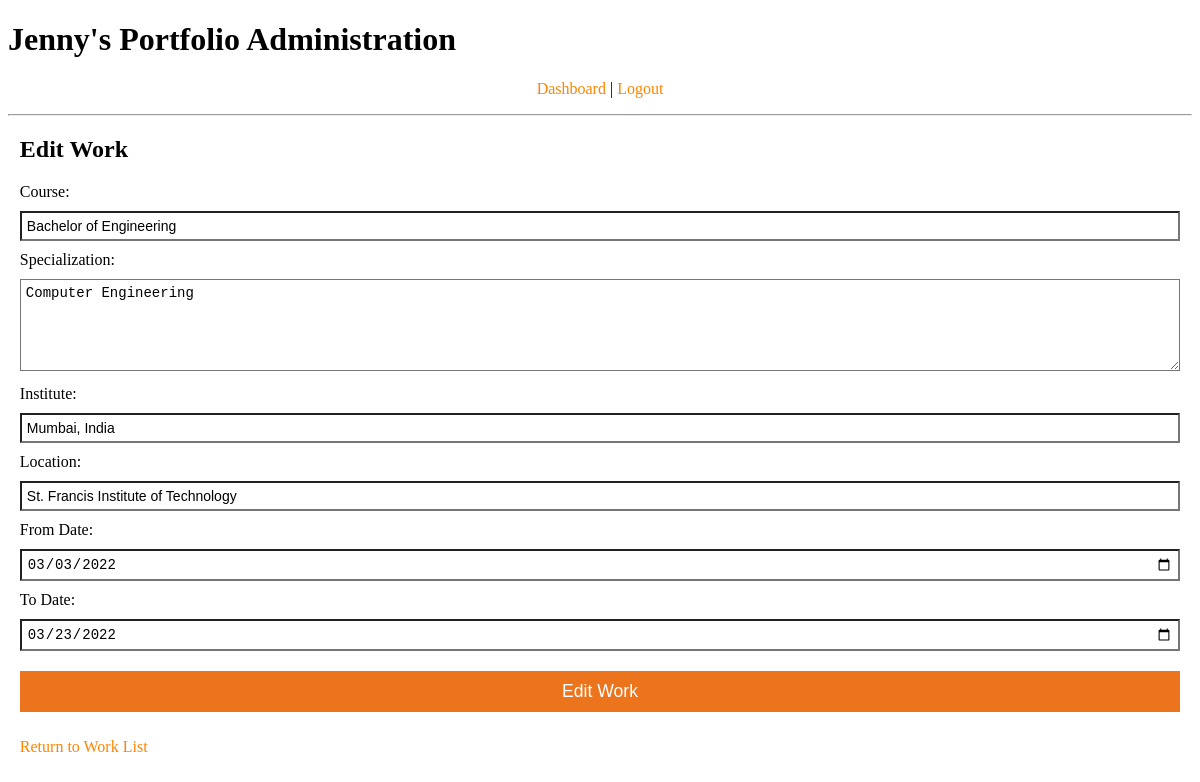
The page /admin/education_edit.php?id=1 (signed in) on the database its author committed.
### tables this page shows
CREATE TABLE `education` (
  `id` int(100) NOT NULL,
  `course` varchar(200) NOT NULL,
  `specialization` varchar(200) NOT NULL,
  `fromDate` date NOT NULL,
  `toDate` date NOT NULL,
  `location` varchar(200) NOT NULL,
  `institute` varchar(200) NOT NULL
);

### admin/education_edit.php (the view, shortened to what this page needs)
<?php
include( 'includes/database.php' );
include( 'includes/header.php' );
if( isset( $_GET['id'] ) )
{
  $query = 'SELECT *
    FROM education
    WHERE id = '.$_GET['id'].'
    LIMIT 1';
  $result = mysqli_query( $connect, $query );
  $record = mysqli_fetch_assoc( $result );
}
?>
<h2>Edit Work</h2>
<form method="post">
  <label for="course">Course:</label>
  <input type="text" name="course" id="course" value="<?php echo htmlentities( $record['course'] ); ?>">
  <br>
  <label for="specialization">Specialization:</label>
  <textarea type="text" name="specialization" id="specialization" rows="5"><?php echo htmlentities( $record['specialization'] ); ?></textarea>
  <br>
  <label for="institute">Institute:</label>
  <input type="text" name="institute" id="institute" value="<?php echo htmlentities( $record['institute'] ); ?>">
  <br>
  <label for="location">Location:</label>
  <input type="text" name="location" id="location" value="<?php echo htmlentities( $record['location'] ); ?>">
  <br>
  <label for="fromDate">From Date:</label>
  <input type="date" name="fromDate" id="fromDate" value="<?php echo htmlentities( $record['fromDate'] ); ?>">
  <br>
  <label for="toDate">To Date:</label>
  <input type="date" name="toDate" id="toDate" value="<?php echo htmlentities( $record['toDate'] ); ?>">
  <br>
  <input type="submit" value="Edit Work">
</form>
<p><a href="education.php"><i class="fas fa-arrow-circle-left"></i> Return to Work List</a></p>
<?php
include( 'includes/footer.php' );
?>

### admin/styles.css (style rules this page uses)
a:link, a:active, a:hover, a:visited { text-decoration: none; color: #FF8500; }
label { display: block; margin: 0 0 10px 0; text-align: left; }
textarea { border-radius: 0; font-size: 14px; padding: 5px; width: 100%; margin: 0 0 10px 0; box-sizing: border-box; }
input { border-radius: 0; font-size: 14px; padding: 5px; width: 100%; margin: 0 0 10px 0; box-sizing: border-box; }
input[type=submit] { border: 0; background-color: #eb741d; color: #fff; padding: 10px 10px; font-size: 110%; margin-top: 10px; }

### rows shown on the page
education: course "Bachelor of Engineering", specialization "Computer Engineering", institute "Mumbai, India", location "St. Francis Institute of Technology", fromDate "03/03/2022", toDate "03/23/2022"
